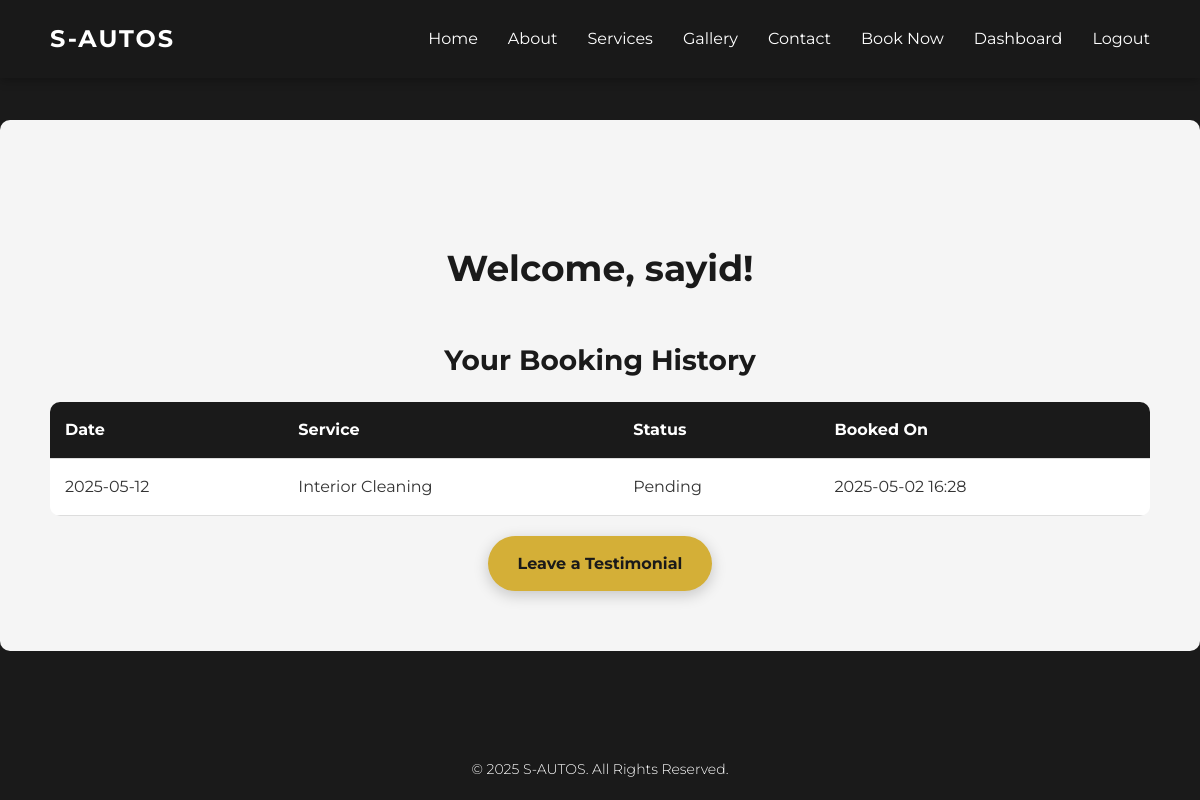
Page /dashboard (signed in) on the committed database.
### app.py (models this page shows)
class User(UserMixin, db.Model):
    id = db.Column(db.Integer, primary_key=True)
    email = db.Column(db.String(120), unique=True, nullable=False)
    password = db.Column(db.String(128), nullable=False)
    name = db.Column(db.String(100), nullable=False)
    is_admin = db.Column(db.Boolean, default=False)
    bookings = db.relationship('Booking', backref='user', lazy=True)
    testimonials = db.relationship('Testimonial', backref='user', lazy=True)

class Booking(db.Model):
    id = db.Column(db.Integer, primary_key=True)
    user_id = db.Column(db.Integer, db.ForeignKey('user.id'), nullable=False)
    date = db.Column(db.DateTime, nullable=False)
    service = db.Column(db.String(100), nullable=False)
    status = db.Column(db.String(20), default='pending')  # pending, confirmed, cancelled
    created_at = db.Column(db.DateTime, default=datetime.utcnow)

### app.py (the view)
@app.route('/dashboard')
@login_required
def dashboard():
    bookings = Booking.query.filter_by(user_id=current_user.id).order_by(Booking.created_at.desc()).all()
    return render_template('dashboard.html', bookings=bookings)

### app.py (called while the page is built)
@login_manager.user_loader
def load_user(user_id):
    return User.query.get(int(user_id))

### templates/dashboard.html (shortened to what this page needs)
{% extends "base.html" %}
{% block content %}
    <section class="content-section">
        <h2>Welcome, {{ current_user.name }}!</h2>
        <h3>Your Booking History</h3>
        {% if bookings %}
            <table class="booking-table">
                <thead>
                    <tr>
                        <th>Date</th>
                        <th>Service</th>
                        <th>Status</th>
                        <th>Booked On</th>
                    </tr>
                </thead>
                <tbody>
                    {% for booking in bookings %}
                        <tr>
                            <td>{{ booking.date.strftime('%Y-%m-%d') }}</td>
                            <td>{{ booking.service }}</td>
                            <td>{{ booking.status | capitalize }}</td>
                            <td>{{ booking.created_at.strftime('%Y-%m-%d %H:%M') }}</td>
                        </tr>
                    {% endfor %}
                </tbody>
            </table>
        {% else %}
            <p>You have no bookings yet. <a href="{{ url_for('booking') }}">Book now</a>!</p>
        {% endif %}
        <a href="{{ url_for('submit_testimonial') }}" class="cta-button">Leave a Testimonial</a>
    </section>
{% endblock %}

### static/css/style.css (style rules this page uses)
* { margin: 0; padding: 0; box-sizing: border-box; }
html { scroll-behavior: smooth; }
html, body { height: 100%; margin: 0; }
body { font-family: 'Montserrat', sans-serif; background-color: #1a1a1a; color: #333; line-height: 1.6; display: flex; flex-direction: column; }
.cta-button { display: inline-block; padding: 15px 30px; background-color: #d4af37; color: #1a1a1a; text-decoration: none; font-weight: 700; border-radius: 50px; transition: all 0.3s ease; border: none; cursor: pointer; box-shadow: 0 4px 15px rgba(0, 0, 0, 0.2); }
.content-section { padding: 120px 50px 60px; max-width: 1200px; margin: 0 auto; text-align: center; background-color: #f5f5f5; border-radius: 10px; margin-bottom: 20px; }
.content-section h2 { font-size: 36px; font-weight: 700; margin-bottom: 40px; color: #1a1a1a; }
.content-section h3 { font-size: 28px; font-weight: 700; margin: 40px 0 20px; color: #1a1a1a; }
.booking-table { width: 100%; border-collapse: collapse; margin: 20px 0; background-color: #fff; border-radius: 10px; overflow: hidden; }
.booking-table th, .booking-table td { padding: 15px; text-align: left; border-bottom: 1px solid #ddd; }
.booking-table th { background-color: #1a1a1a; color: #fff; }

### rows in the picture
User: name "sayid"
Booking: date "2025-05-12", service "Interior Cleaning", status "Pending", created_at "2025-05-02 16:28"
